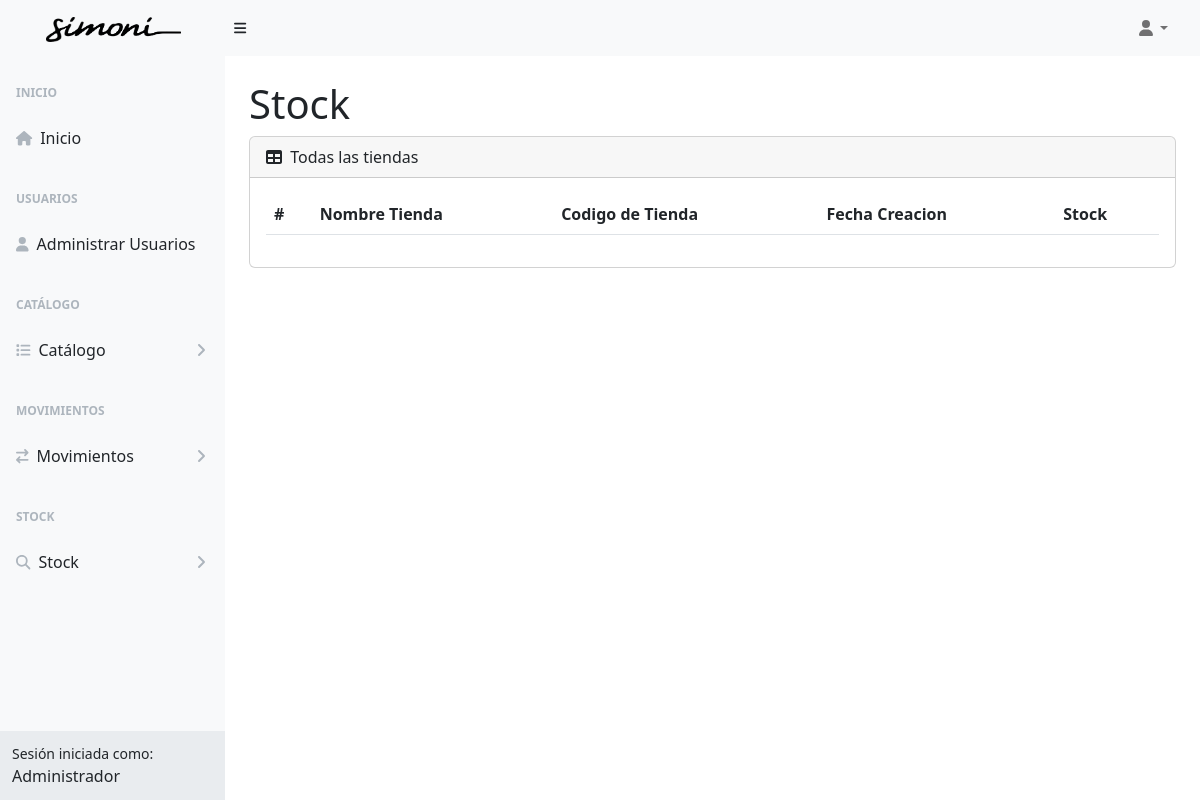
Before: /stock (signed in) with the older database file.
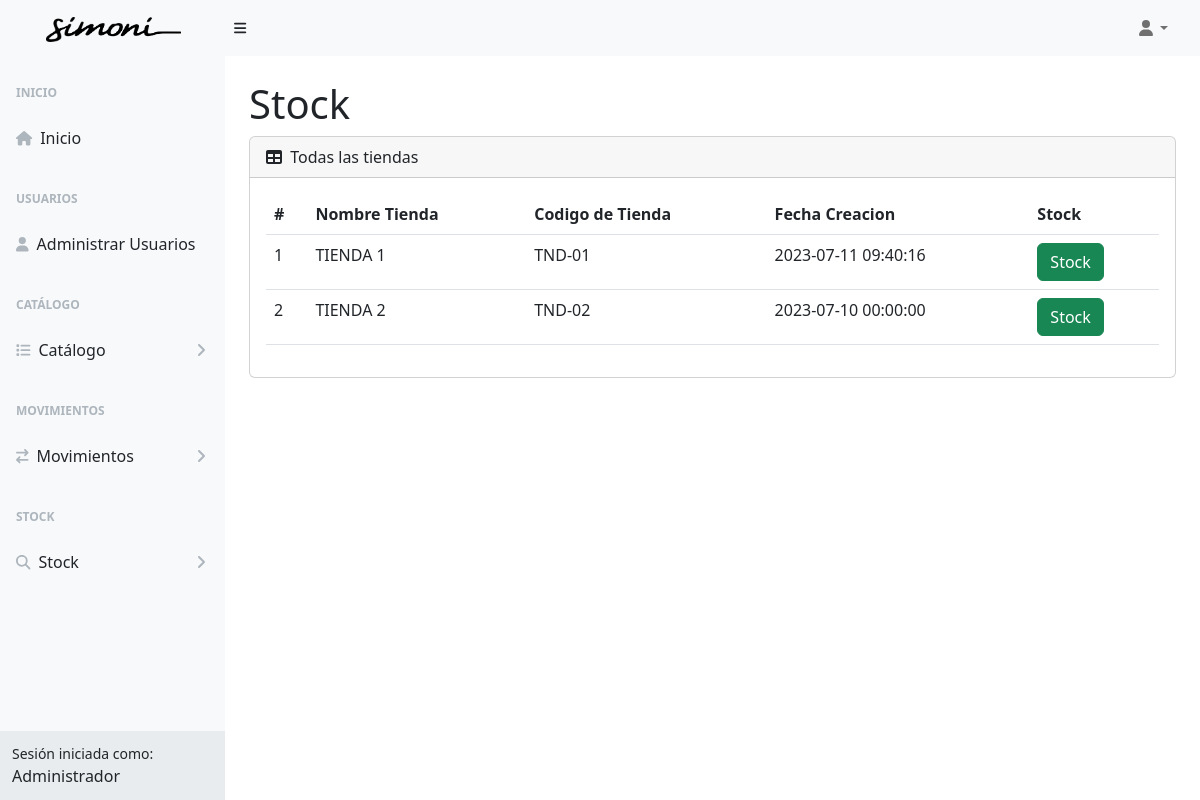
After: the same page with the newer database file.
### tables this page shows
CREATE TABLE `tba_tienda`  (
  `IdTienda` int NOT NULL AUTO_INCREMENT,
  `CodTienda` varchar(15) NOT NULL,
  `NombreTienda` varchar(150) NOT NULL,
  `FechaCreacion` datetime NOT NULL,
  `FechaActualizacion` datetime NOT NULL,
  PRIMARY KEY (`IdTienda`) USING BTREE
);

### controller/plantilla.controller.php (called while the page is built)
<?php
class ControllerPlantilla
{
  static public function ctrPlantilla()
  {
    include "view/plantilla.php";
  }
}

### index.php (called while the page is built, shortened)
<?php
require_once "controller/plantilla.controller.php";
require_once "controller/tienda.controller.php";
require_once "controller/salidas.controller.php";
require_once "model/tienda.model.php";
$plantilla = new ControllerPlantilla();
$plantilla -> ctrPlantilla();

### controller/tienda.controller.php (called while the page is built, shortened)
<?php
class ControllerTiendas
{
  public static function ctrMostrarTiendas()
  {
    $tabla = "tba_tienda";
    $listaTiendas = ModelTiendas::mdlMostrarTiendas($tabla);
    return $listaTiendas;
  }
}

### model/conexion.php (called while the page is built)
<?php
class Conexion
{
  static public function conn()
  {
    $link = new PDO("mysql:host=localhost;dbname=db_joyeriasimoni","root","");
		$link->exec("set names utf8");
		return $link;
  }
}

### model/tienda.model.php (called while the page is built, shortened)
<?php
require_once "conexion.php";
class ModelTiendas
{
  public static function mdlMostrarTiendas($tabla)
  {
    $statement = Conexion::conn()->prepare("SELECT tba_tienda.IdTienda, tba_tienda.CodTienda, tba_tienda.NombreTienda, tba_tienda.FechaCreacion FROM $tabla ORDER BY IdTienda ASC");
    $statement -> execute();
    return $statement -> fetchAll();
  }
}

### view/modules/stock.php (the view, shortened to what this page needs)
</div>
        </div>
        <div class="sb-sidenav-footer">
          <div class="small">Sesión iniciada como:</div>
          <?php echo $_SESSION["nombreUsuario"] ?>
        </div>
      </nav>
    </div>
    <div id="layoutSidenav_content">
      <main class="bg">
        <div class="container-fluid px-4">
          <h1 class="mt-4">
            <?php
            if(isset($_GET["codTienda"]))
            {
              $Tienda = ControllerTiendas::ctrMostrarUnaTienda($_GET["codTienda"]);
              echo "Stock".' - '.$Tienda["NombreTienda"];
            }
            else
            {
              echo "Stock";
            }
            ?>
          </h1>
          <?php
            if(isset($_GET["codTienda"]))
            {
              $listarTiendas = $_GET["codTienda"];
            }
            else
            {
              $listarTiendas=0;
            }
            if($listarTiendas=="0")
            {
            ?>
              <div class="card mb-4">
                <div class="card-header">
                  <i class="fas fa-table me-1"></i>
                  Todas las tiendas
                </div>
                <div class="card-body">
                  <table id="datatablesSimple" class="data-table-ListaTiendas table">
                    <thead>
                      <tr>
                        <th>#</th>
                        <th>Nombre Tienda</th>
                        <th>Codigo de Tienda</th>
                        <th>Fecha Creacion</th>
                        <th>Stock</th>
                      </tr>
                    </thead>
                    <tbody>
                      <?php
                      $listaTiendas = ControllerTiendas::ctrMostrarTiendas();
                      foreach ($listaTiendas as $key => $value)
                      {
                        echo
                        '<tr>
                          <td>'.($key + 1).'</td>
                          <td>'.$value["NombreTienda"].'</td>
                          <td>'.$value["CodTienda"].'</td>
                          <td>'.$value["FechaCreacion"].'</td>
                          <td>
                            <button class="btn btn-success btn-xs btnListarStock" codTienda="'.$value["IdTienda"].'">Stock</button>
                          </td>
                        </tr>';
                      }
                      ?>
                    </tbody>
                  </table>
                </div>
              </div>
            </div>
          </main>
        </div>
      </div>
            <?php
            }
            ?>

Changed rows visible on the page:
added tba_tienda: NombreTienda "TIENDA 1", CodTienda "TND-01", FechaCreacion "2023-07-11 09:40:16"
added tba_tienda: NombreTienda "TIENDA 2", CodTienda "TND-02", FechaCreacion "2023-07-10 00:00:00"
